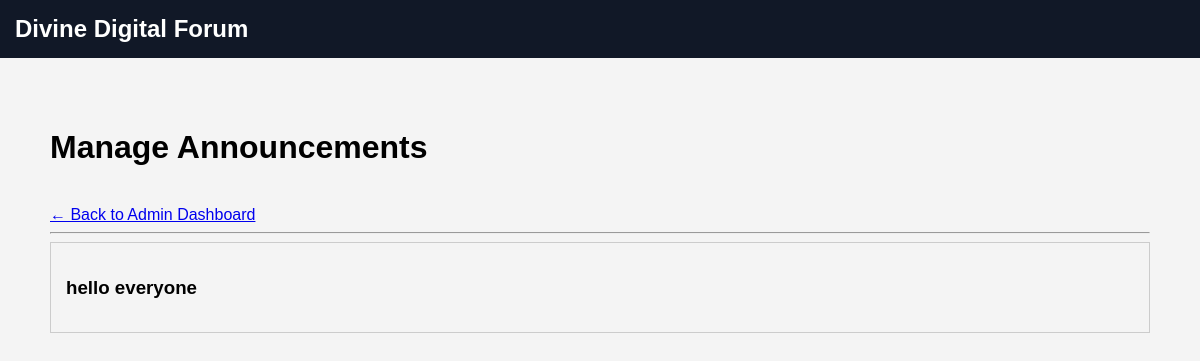
Page /dashboard/announcements/ (signed in) on the earlier database version.
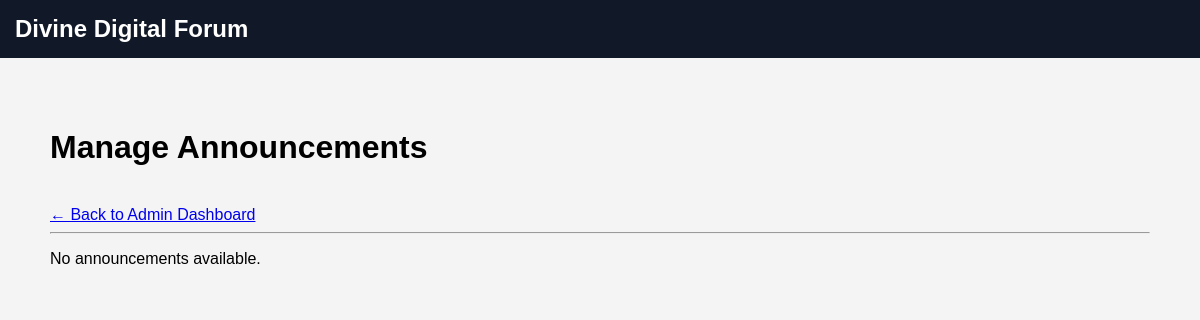
Same page on the later database version.
### dashboard/models.py (models this page shows, shortened)
class Announcement(models.Model):
    PRIORITY_CHOICES = [('Low', 'Low'), ('Medium', 'Medium'), ('High', 'High')]
    title = models.CharField(max_length=200)
    message = models.TextField()
    priority = models.CharField(max_length=20, choices=PRIORITY_CHOICES, default='Medium')
    posted_by = models.ForeignKey(settings.AUTH_USER_MODEL, on_delete=models.CASCADE, related_name='announcements')
    date_posted = models.DateTimeField(auto_now_add=True)

### dashboard/views.py (the view)
@login_required
@user_passes_test(is_staff_member)
def manage_announcements(request):
    announcements = Announcement.objects.all()
    context = {
        'announcements': announcements
    }
    return render(
        request,
        'dashboard/manage_announcements.html',
        context
    )

### dashboard/views.py (called while the page is built)
def is_staff_member(user):
    return user.is_staff

### dashboard/templates/dashboard/manage_announcements.html (shortened to what this page needs)
{% extends 'main_base.html' %}
{% block content %}
<div style="padding:30px; font-family:Arial;">
    <h1>Manage Announcements</h1>
    <br>
    <a href="{% url 'dashboard:admin_dashboard' %}">
        ← Back to Admin Dashboard
    </a>
    <hr>
    {% for announcement in announcements %}
        <div style="padding:15px; border:1px solid #ccc; margin-bottom:15px;">
            <h3>{{ announcement.title }}</h3>
        </div>
    {% empty %}
        <p>No announcements available.</p>
    {% endfor %}
</div>
{% endblock %}

Differences in the rows shown:
removed Announcement: title "hello everyone"
Other differences:
text now shown: "No announcements available."
